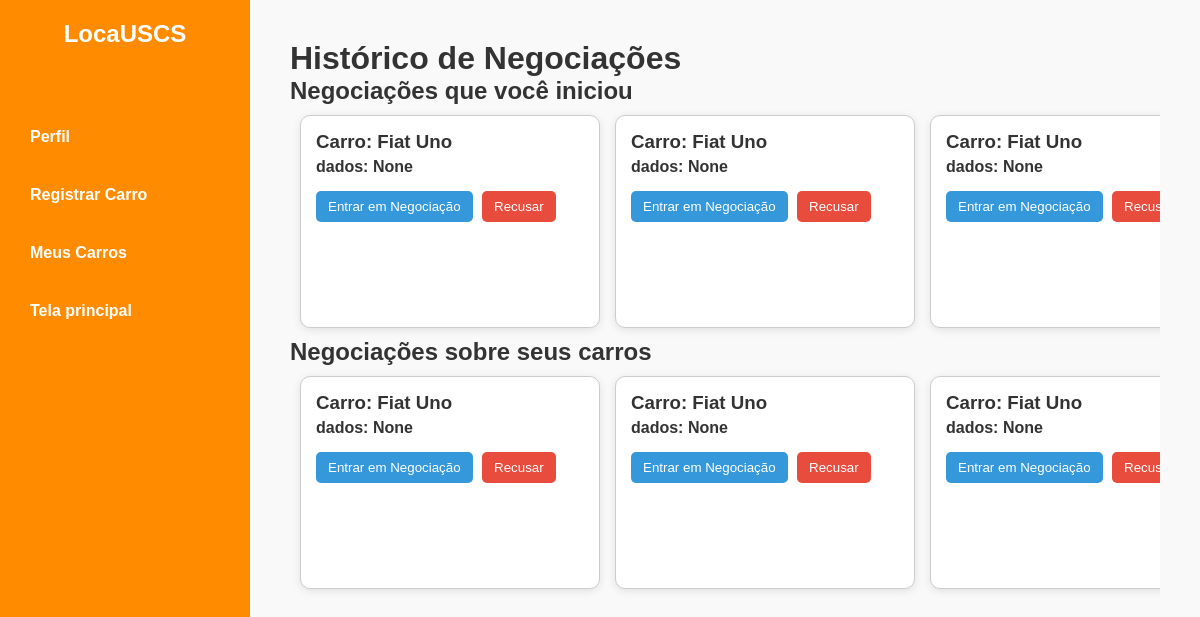
Page /negociacoes (signed in) on the earlier database version.
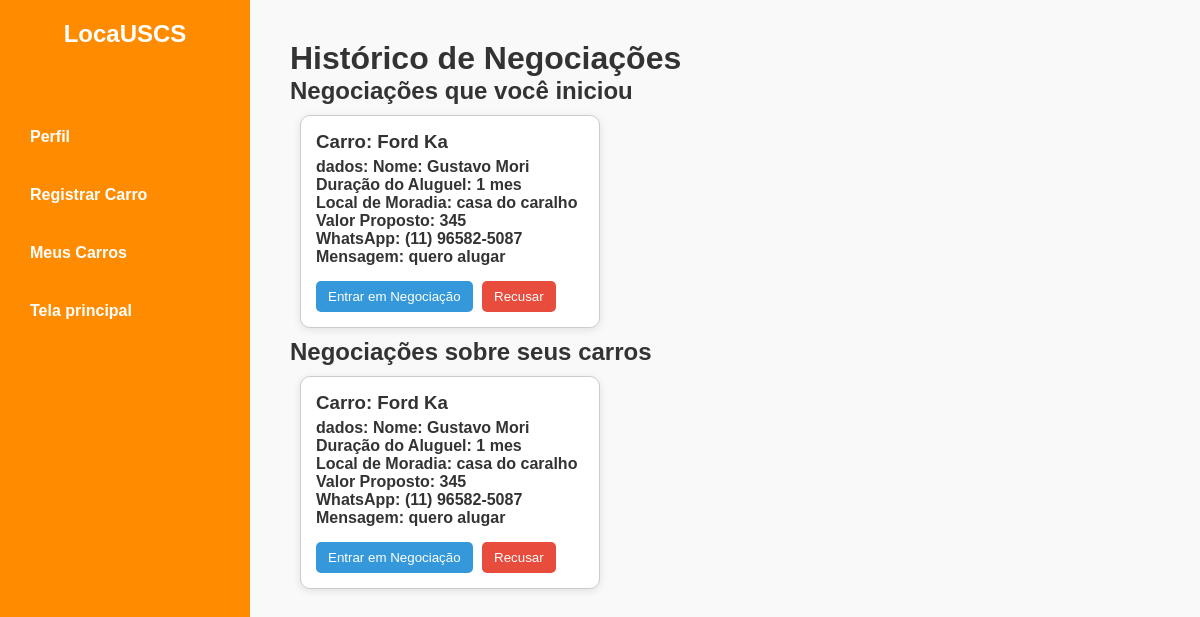
Same page on the later database version.
### tables this page shows
CREATE TABLE negociacoes (
            id INTEGER PRIMARY KEY AUTOINCREMENT,
            carro_id INTEGER,
            descricao TEXT, -- agora permite NULL
            email_contato TEXT NOT NULL,
            telefone TEXT NOT NULL, status TEXT,
            FOREIGN KEY(carro_id) REFERENCES carros(id)
        );

CREATE TABLE carros (
        id INTEGER PRIMARY KEY AUTOINCREMENT,
        modelo TEXT NOT NULL,
        ano INTEGER NOT NULL,
        km INTEGER NOT NULL,
        lkm REAL NOT NULL,
        categoria TEXT NOT NULL,
        imagem TEXT NOT NULL,
        usuario_id INTEGER, id_usuario INTEGER,
        FOREIGN KEY (usuario_id) REFERENCES usuarios(id)
    );

### locauscs.py (the view, shortened to what this page needs)
@app.route('/negociacoes', methods=['GET', 'POST'])
def negociacoes():
    if 'user_id' not in session:
        return redirect(url_for('login'))
    user_id = session['user_id']
    conn = sqlite3.connect('locauscs.db')
    cursor = conn.cursor()
    cursor.execute('''
        SELECT n.id, c.modelo, n.descricao, n.email_contato, n.telefone, n.status
        FROM negociacoes n
        JOIN carros c ON n.carro_id = c.id
        WHERE c.usuario_id = ?
    ''', (user_id,))
    negociacoes_dono = cursor.fetchall()
    cursor.execute('''
        SELECT n.id, c.modelo, n.descricao, n.email_contato, n.telefone, n.status
        FROM negociacoes n
        JOIN carros c ON n.carro_id = c.id
        WHERE n.email_contato = (SELECT email FROM usuarios WHERE id = ?)
    ''', (user_id,))
    negociacoes_locatario = cursor.fetchall()
    conn.close()
    return render_template('negociacoes.html',
                           negociacoes_dono=negociacoes_dono,
                           negociacoes_locatario=negociacoes_locatario)

### templates/negociacoes.html (shortened to what this page needs)
<!DOCTYPE html>
<html lang="pt-br">
<head>
    <link rel="stylesheet" href="{{ url_for('static', filename='css/estilo.css') }}" />
</head>
<body>
    <div class="sidebar">
        <div class="logo"><h2>LocaUSCS</h2></div>
        <ul class="sidebar-links">
            <li><a href="{{ url_for('perfil') }}">Perfil</a></li>
            <li><a href="{{ url_for('registrar_carro') }}">Registrar Carro</a></li>
            <li><a href="{{ url_for('meus_carros') }}">Meus Carros</a></li>
            <li><a href="{{ url_for('home') }}">Tela principal</a></li>
        </ul>
    </div>
    <div class="content">
        <h1>Histórico de Negociações</h1>
        <h2>Negociações que você iniciou</h2>
        <div class="scroll-container">
            {% for negociacao in negociacoes_locatario %}
            <div class="negociacao">
                <h3>Carro: {{ negociacao[1] }}</h3>
                <strong><p>dados: {{ negociacao[2] | replace('\n', '<br>') | safe }}</p></strong>
                <button
                    class="btn btn-primary btn-negociacao"
                    data-negociacao='{{ negociacao|tojson|safe }}'
                >Entrar em Negociação</button>
                <form action="{{ url_for('recusar_negociacao') }}" method="post" style="display:inline;">
                    <button type="submit" class="btn btn-danger">Recusar</button>
                </form>
            </div>
            {% endfor %}
        </div>
        <h2>Negociações sobre seus carros</h2>
        <div class="scroll-container">
            {% for negociacao in negociacoes_dono %}
            <div class="negociacao">
                <h3>Carro: {{ negociacao[1] }}</h3>
                <strong><p>dados: {{ negociacao[2] | replace('\n', '<br>') | safe }}</p></strong>
                <button
                    class="btn btn-primary btn-negociacao"
                    data-negociacao='{{ negociacao|tojson|safe }}'
                >Entrar em Negociação</button>
                <form action="{{ url_for('recusar_negociacao') }}" method="post" style="display:inline;">
                    <button type="submit" class="btn btn-danger">Recusar</button>
                </form>
            </div>
            {% endfor %}
        </div>
    </div>
</body>
</html>

### static/css/estilo.css (style rules this page uses)
* { margin: 0; padding: 0; box-sizing: border-box; }
:root { --cor-primaria: #FF8C00; --cor-secundaria: #1E90FF; --cor-terciaria: #FFFFFF; --cor-hover-secundaria: #1565c0; }
body { font-family: Arial, sans-serif; background-color: #f9f9f9; color: #333; display: flex; min-height: 100vh; }
.sidebar { width: 250px; background-color: var(--cor-primaria); height: 100vh; padding: 20px; color: var(--cor-terciaria); position: fixed; top: 0; left: 0; display: flex; flex-direction: column; }
.sidebar .logo h2 { text-align: center; margin-bottom: 30px; }
.sidebar-links { list-style-type: none; padding: 0; margin-top: 20px; }
.sidebar-links li { margin: 20px 0; }
.sidebar-links a { color: var(--cor-terciaria); text-decoration: none; font-weight: bold; display: block; padding: 10px; border-radius: 5px; }
.content { margin-left: 250px; padding: 40px; flex: 1; overflow-y: auto; height: 100vh; }

### templates/negociacoes.html (style rules this page uses)
.scroll-container { display: flex; overflow-x: auto; padding: 10px; gap: 15px; }
.negociacao { min-width: 300px; border: 1px solid #ccc; padding: 15px; background-color: #fff; border-radius: 10px; box-shadow: 0 2px 8px rgba(0,0,0,0.1); flex-shrink: 0; position: relative; }
.negociacao h3 { margin-top: 0; }
.negociacao p { margin: 5px 0; white-space: pre-line; }
.btn { padding: 8px 12px; margin-top: 10px; margin-right: 5px; border: none; border-radius: 5px; cursor: pointer; }
.btn-danger { background-color: #e74c3c; color: white; }
.btn-primary { background-color: #3498db; color: white; }

Differences in the rows shown:
removed negociacoes: modelo "Fiat Uno", negociacao "None"
removed negociacoes: modelo "Fiat Uno", negociacao "None"
removed negociacoes: modelo "Fiat Uno", negociacao "None"
added negociacoes: modelo "Ford Ka", descricao "Nome: Gustavo Mori Duração do Aluguel: 1 mes Local de Moradia: casa do caralho Valor Proposto: 345 WhatsApp: (11) 96582-5087 Mensagem: quero alugar"
